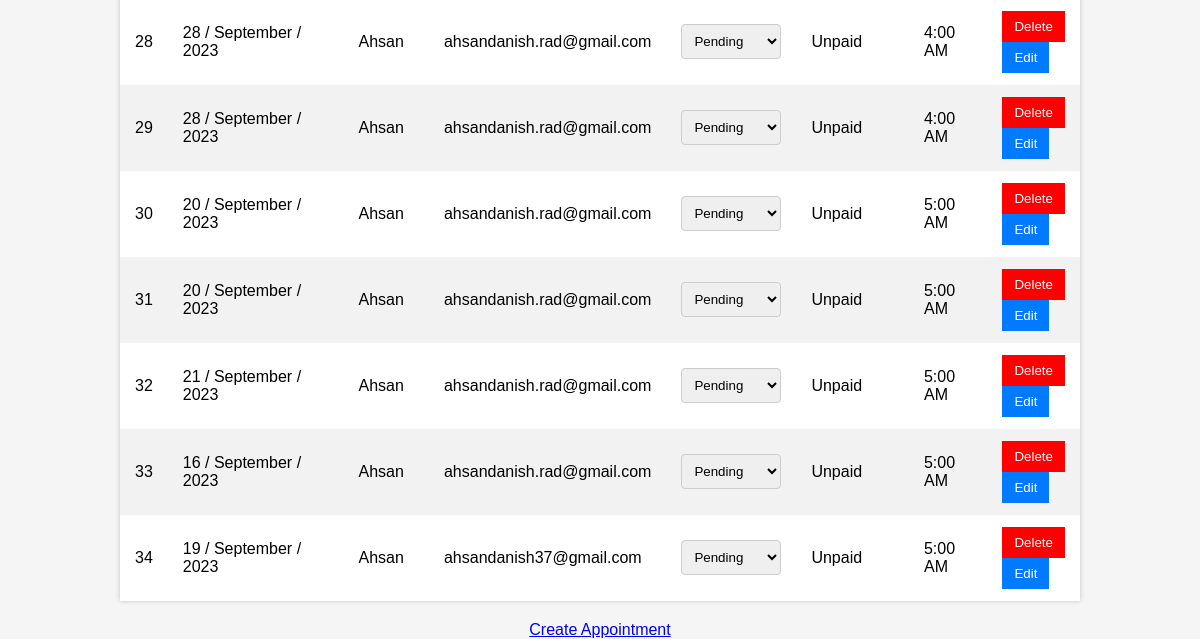
The page /admin_view (signed in, lower part) on the database as committed earlier.
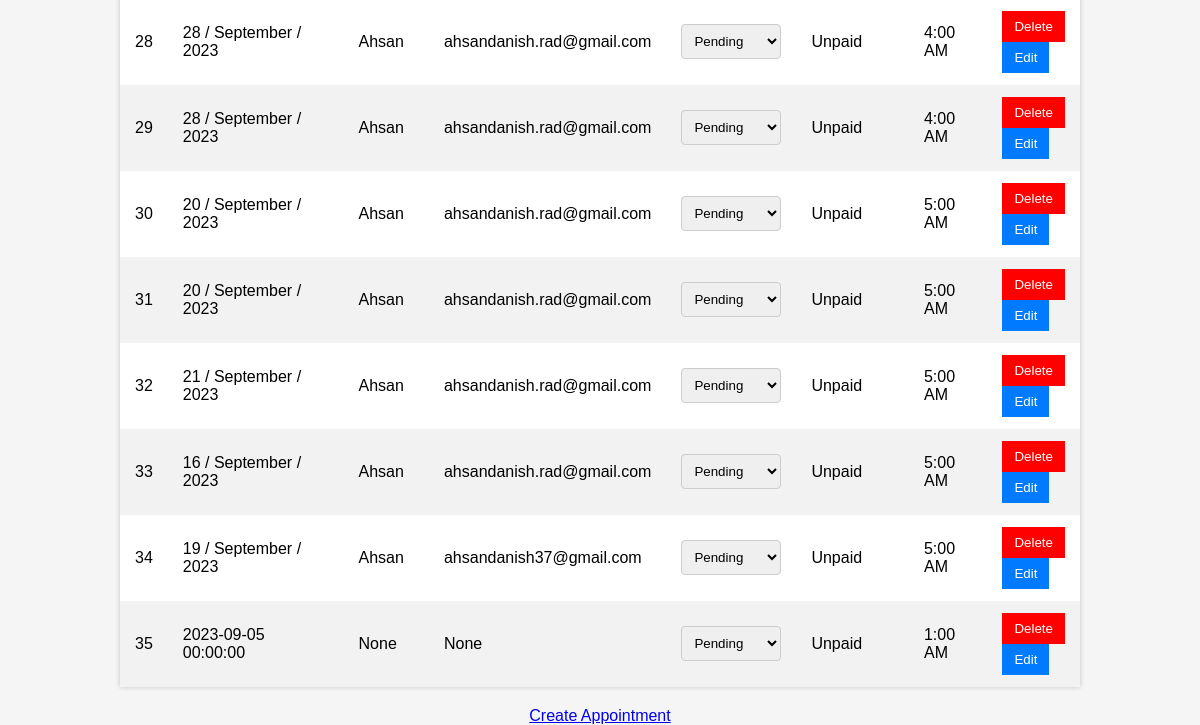
The same page on the database as committed later.
### app.py (models this page shows)
class Appointment(db.Model):
    id = db.Column(db.Integer, primary_key=True)
    full_name = db.Column(db.String)
    email = db.Column(db.String)
    status = db.Column(db.String)
    payment_status = db.Column(db.String)
    date = db.Column(db.String)
    start_time = db.Column(db.String)  # Change the type to String
    end_time = db.Column(db.String)

### app.py (the view, shortened to what this page needs)
@app.route('/admin_view', methods=['GET', 'POST'])
def admin_view():
    if 'admin_authenticated' not in session or not session['admin_authenticated']:
        return redirect(url_for('login'))
    appointments = Appointment.query.all()
    booked_slots = db.session.query(BookedSlot, Appointment).join(Appointment).all()
    availability_slots = [slot for slot, _ in booked_slots if slot.status == "unavailable"]
    return render_template('admin_view.html', appointments=appointments , booked_slots= booked_slots ,availability_slots=availability_slots )

### templates/admin_view.html (shortened to what this page needs)
<!DOCTYPE html>
<html>
<head>
</head>
<body>
    <div class="tab-content active" id="appointmentsTab">
        <table>
            <tbody>
                {% for appointment in appointments %}
                <tr>
                    <td>{{ appointment.id }}</td>
                    <td>{{ appointment.date}}</td>
                    <td>{{ appointment.full_name }}</td>
                    <td>{{ appointment.email }}</td>
                    <td>
                        <select name="appointment_status">
                            <option value="pending" {% if appointment.status == 'pending' %}selected{% endif %}>Pending</option>
                        </select>
                    </td>
                    <td>{{ appointment.payment_status }}</td>
                    <td>{{ appointment.start_time }}</td>
                    <td>
                        <form method="POST" action="{{ url_for('admin_view') }}">
                            <button type="submit" id="delete_button" name="action" value="delete" class="delete_button">Delete</button>
                        </form>
                        <form method="GET" action="{{ url_for('edit_appointment', appointment_id=appointment.id) }}">
                            <button type="submit">Edit</button>
                        </form>
                    </td>
                </tr>
                {% endfor %}
            </tbody>
        </table>
        <a href="{{ url_for('create_appointment') }}">Create Appointment</a>
    </div>
</body>
</html>

### templates/admin_view.html (style rules this page uses)
body { font-family: Arial, sans-serif; margin: 0; padding: 0; background-color: #f5f5f5; }
table { margin: 20px auto; border-collapse: collapse; width: 80%; background-color: #fff; box-shadow: 0px 0px 5px 0px rgba(0, 0, 0, 0.2); }
tr:nth-child(even) { background-color: #f2f2f2; }
select { padding: 8px; border: 1px solid #ccc; border-radius: 4px; }
.delete_button { background-color: red !important; }
a { display: block; text-align: center; margin-top: 20px; }
.tab-content { display: none; }
.tab-content.active { display: block; }

Rows that differ between the two databases and show on the page:
added Appointment: id "35", date "2023-09-05 00:00:00", full_name "None", email "None", payment_status "Unpaid", start_time "1:00 AM"
